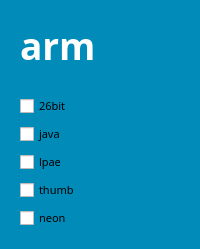
                  <widget class="QFrame" name="armFlagsFrame">
                   <property name="styleSheet">
                    <string notr="true">QFrame {
	background-color: #008BB9;
	color: white;
}</string>
                   </property>
                   <property name="frameShape">
                    <enum>QFrame::NoFrame</enum>
                   </property>
                   <property name="frameShadow">
                    <enum>QFrame::Plain</enum>
                   </property>
                   <layout class="QVBoxLayout" name="verticalLayout_17">
                    <item>
                     <widget class="QFrame" name="armHeaderFrame">
                      <property name="frameShape">
                       <enum>QFrame::NoFrame</enum>
                      </property>
                      <property name="frameShadow">
                       <enum>QFrame::Plain</enum>
                      </property>
                      <layout class="QVBoxLayout" name="verticalLayout_18">
                       <item>
                        <widget class="QLabel" name="armHeadingLbl">
                         <property name="sizePolicy">
                          <sizepolicy hsizetype="Preferred" vsizetype="Minimum">
                           <horstretch>0</horstretch>
                           <verstretch>0</verstretch>
                          </sizepolicy>
                         </property>
                         <property name="font">
                          <font>
                           <family>Raleway</family>
                           <pointsize>28</pointsize>
                           <weight>75</weight>
                           <bold>true</bold>
                          </font>
                         </property>
                         <property name="text">
                          <string>arm</string>
                         </property>
                        </widget>
                       </item>
                      </layout>
                     </widget>
                    </item>
                    <item>
                     <widget class="QFrame" name="armInfoFrame">
                      <property name="sizePolicy">
                       <sizepolicy hsizetype="Preferred" vsizetype="MinimumExpanding">
                        <horstretch>0</horstretch>
                        <verstretch>0</verstretch>
                       </sizepolicy>
                      </property>
                      <property name="frameShape">
                       <enum>QFrame::NoFrame</enum>
                      </property>
                      <property name="frameShadow">
                       <enum>QFrame::Plain</enum>
                      </property>
                      <layout class="QVBoxLayout" name="verticalLayout_20">
                       <item>
                        <widget class="QCheckBox" name="twoSixBitCheck">
                         <property name="sizePolicy">
                          <sizepolicy hsizetype="Preferred" vsizetype="Preferred">
                           <horstretch>0</horstretch>
                           <verstretch>0</verstretch>
                          </sizepolicy>
                         </property>
                         <property name="font">
                          <font>
                           <family>Raleway</family>
                           <pointsize>8</pointsize>
                          </font>
                         </property>
                         <property name="cursor">
                          <cursorShape>ForbiddenCursor</cursorShape>
                         </property>
                         <property name="text">
                          <string>26bit</string>
                         </property>
                         <property name="checkable">
                          <bool>true</bool>
                         </property>
                         <property name="checked">
                          <bool>false</bool>
                         </property>
                        </widget>
                       </item>
                       <item>
                        <widget class="QCheckBox" name="javaCheck">
                         <property name="sizePolicy">
                          <sizepolicy hsizetype="Preferred" vsizetype="Preferred">
                           <horstretch>0</horstretch>
                           <verstretch>0</verstretch>
                          </sizepolicy>
                         </property>
                         <property name="font">
                          <font>
                           <family>Raleway</family>
                           <pointsize>8</pointsize>
                          </font>
                         </property>
                         <property name="cursor">
                          <cursorShape>ForbiddenCursor</cursorShape>
                         </property>
                         <property name="text">
                          <string>java</string>
                         </property>
                         <property name="checkable">
                          <bool>true</bool>
                         </property>
                         <property name="checked">
                          <bool>false</bool>
                         </property>
                        </widget>
                       </item>
                       <item>
                        <widget class="QCheckBox" name="lpaeCheck">
                         <property name="sizePolicy">
                          <sizepolicy hsizetype="Preferred" vsizetype="Preferred">
                           <horstretch>0</horstretch>
                           <verstretch>0</verstretch>
                          </sizepolicy>
                         </property>
                         <property name="font">
                          <font>
                           <family>Raleway</family>
                           <pointsize>8</pointsize>
                          </font>
                         </property>
                         <property name="cursor">
                          <cursorShape>ForbiddenCursor</cursorShape>
                         </property>
                         <property name="text">
                          <string>lpae</string>
                         </property>
                         <property name="checkable">
                          <bool>true</bool>
                         </property>
                         <property name="checked">
                          <bool>false</bool>
                         </property>
                        </widget>
                       </item>
                       <item>
                        <widget class="QCheckBox" name="thumbCheck">
                         <property name="sizePolicy">
                          <sizepolicy hsizetype="Preferred" vsizetype="Preferred">
                           <horstretch>0</horstretch>
                           <verstretch>0</verstretch>
                          </sizepolicy>
                         </property>
                         <property name="font">
                          <font>
                           <family>Raleway</family>
                           <pointsize>8</pointsize>
                          </font>
                         </property>
                         <property name="cursor">
                          <cursorShape>ForbiddenCursor</cursorShape>
                         </property>
                         <property name="text">
                          <string>thumb</string>
                         </property>
                         <property name="checkable">
                          <bool>true</bool>
                         </property>
                         <property name="checked">
                          <bool>false</bool>
                         </property>
                        </widget>
                       </item>
                       <item>
                        <widget class="QCheckBox" name="neonCheck">
                         <property name="sizePolicy">
                          <sizepolicy hsizetype="Preferred" vsizetype="Preferred">
                           <horstretch>0</horstretch>
                           <verstretch>0</verstretch>
                          </sizepolicy>
                         </property>
                         <property name="font">
                          <font>
                           <family>Raleway</family>
                           <pointsize>8</pointsize>
                          </font>
                         </property>
                         <property name="cursor">
                          <cursorShape>ForbiddenCursor</cursorShape>
                         </property>
                         <property name="text">
                          <string>neon</string>
                         </property>
                         <property name="checkable">
                          <bool>true</bool>
                         </property>
                         <property name="checked">
                          <bool>false</bool>
                         </property>
                        </widget>
                       </item>
                      </layout>
                     </widget>
                    </item>
                   </layout>
                  </widget>
